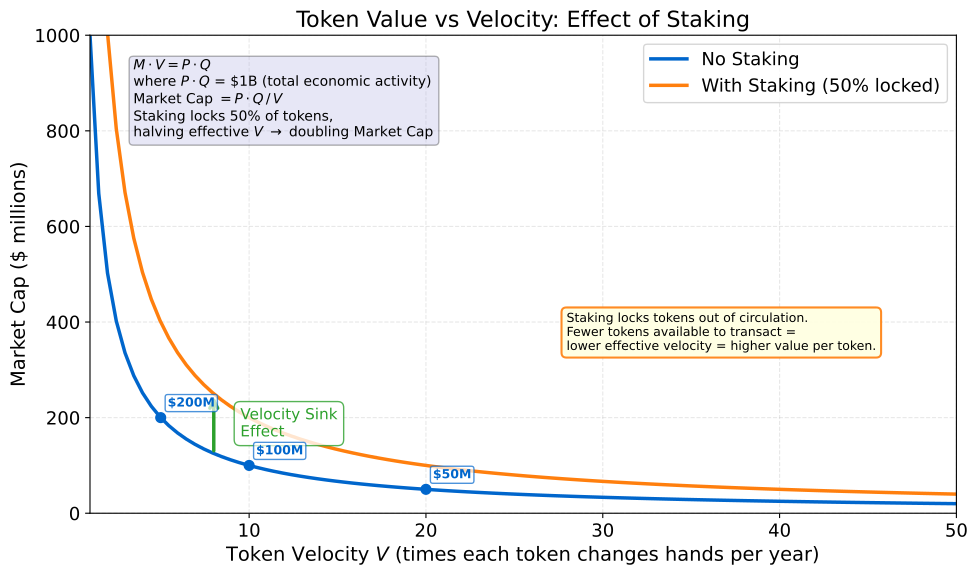

Python code for this plot:
"""Token Velocity and Value Capture - Equation of Exchange Application

Demonstrates how staking mechanisms reduce token velocity and increase market capitalization.
Based on the Equation of Exchange (MV=PQ) applied to tokenomics, where velocity sinks
through staking create value capture for token holders.

Economic Model:
  $V = \\frac{PQ}{M}$ (Token Velocity)
  $M = \\frac{PQ}{V}$ (Market Cap from Velocity)

Where:
  - M: Market capitalization (monetary stock)
  - V: Token velocity (turnover rate)
  - P: Average price level of transactions
  - Q: Real transaction volume

Citation: Fisher (1911) - The Purchasing Power of Money; adapted to token economics
"""
import matplotlib.pyplot as plt
import numpy as np
from pathlib import Path

np.random.seed(42)

plt.rcParams.update({
    'font.size': 14, 'axes.labelsize': 14, 'axes.titlesize': 16,
    'xtick.labelsize': 13, 'ytick.labelsize': 13, 'legend.fontsize': 13,
    'figure.figsize': (10, 6), 'figure.dpi': 150
})

MLPURPLE = '#3333B2'
MLBLUE = '#0066CC'
MLORANGE = '#FF7F0E'
MLGREEN = '#2CA02C'
MLRED = '#D62728'
MLLAVENDER = '#ADADE0'

# Equation of Exchange: M*V = P*Q
# Market Cap = M = P*Q / V

PQ = 1e9  # Transaction volume in dollars
V = np.linspace(1, 50, 100)  # Velocity

# Scenario 1: No staking
MarketCap_no_staking = PQ / V

# Scenario 2: With staking (effective velocity reduced by 50%)
V_effective = V * 0.5
MarketCap_with_staking = PQ / V_effective

# Plot
fig, ax = plt.subplots()

ax.plot(V, MarketCap_no_staking / 1e6, linewidth=2.5, color=MLBLUE, label='No Staking')
ax.plot(V, MarketCap_with_staking / 1e6, linewidth=2.5, color=MLORANGE, label='With Staking (50% locked)')

# Add arrows showing velocity sink effect at V=8 where gap is dramatic
arrow_v = 8
arrow_y1 = (PQ / arrow_v) / 1e6
arrow_y2 = (PQ / (arrow_v * 0.5)) / 1e6

ax.annotate('', xy=(arrow_v, arrow_y2), xytext=(arrow_v, arrow_y1),
            arrowprops=dict(arrowstyle='->', lw=2.5, color=MLGREEN))
ax.text(arrow_v + 1.5, (arrow_y1 + arrow_y2) / 2, 'Velocity Sink\nEffect',
        fontsize=11, color=MLGREEN, va='center',
        bbox=dict(boxstyle='round,pad=0.4', facecolor='white', edgecolor=MLGREEN, alpha=0.8))

# Highlight specific points with value labels
highlight_v = [5, 10, 20]
for v in highlight_v:
    mc = (PQ / v) / 1e6
    ax.plot(v, mc, 'o', color=MLBLUE, markersize=7, zorder=5)
    ax.annotate(f'${mc:.0f}M',
                xy=(v, mc), xytext=(5, 8), textcoords='offset points',
                fontsize=9, fontweight='bold', color=MLBLUE,
                bbox=dict(boxstyle='round,pad=0.2', facecolor='white',
                         edgecolor=MLBLUE, alpha=0.7))

ax.set_xlabel('Token Velocity $V$ (times each token changes hands per year)')
ax.set_ylabel('Market Cap ($ millions)')
ax.set_title('Token Value vs Velocity: Effect of Staking')
ax.legend(loc='upper right')
ax.grid(True, alpha=0.3, linestyle='--')
ax.set_xlim(1, 50)
ax.set_ylim(0, 1000)

# Expanded equation text box
textstr = ('$M \\cdot V = P \\cdot Q$\n'
           'where $P \\cdot Q$ = \\$1B (total economic activity)\n'
           'Market Cap $= P \\cdot Q \\,/\\, V$\n'
           'Staking locks 50% of tokens,\n'
           'halving effective $V$ $\\rightarrow$ doubling Market Cap')
ax.text(0.05, 0.95, textstr, transform=ax.transAxes, fontsize=10,
        verticalalignment='top', bbox=dict(boxstyle='round', facecolor=MLLAVENDER, alpha=0.3))

# Staking explanation annotation
ax.text(0.55, 0.42,
        'Staking locks tokens out of circulation.\n'
        'Fewer tokens available to transact =\n'
        'lower effective velocity = higher value per token.',
        transform=ax.transAxes, fontsize=9, verticalalignment='top',
        bbox=dict(boxstyle='round,pad=0.4', facecolor='lightyellow',
                 edgecolor=MLORANGE, linewidth=1.5, alpha=0.9))

plt.tight_layout()
plt.savefig(Path(__file__).parent / 'chart.pdf', dpi=300, bbox_inches='tight')
plt.savefig(Path(__file__).parent / 'chart.png', dpi=150, bbox_inches='tight')
plt.close()
print("Chart saved to chart.pdf and chart.png")
